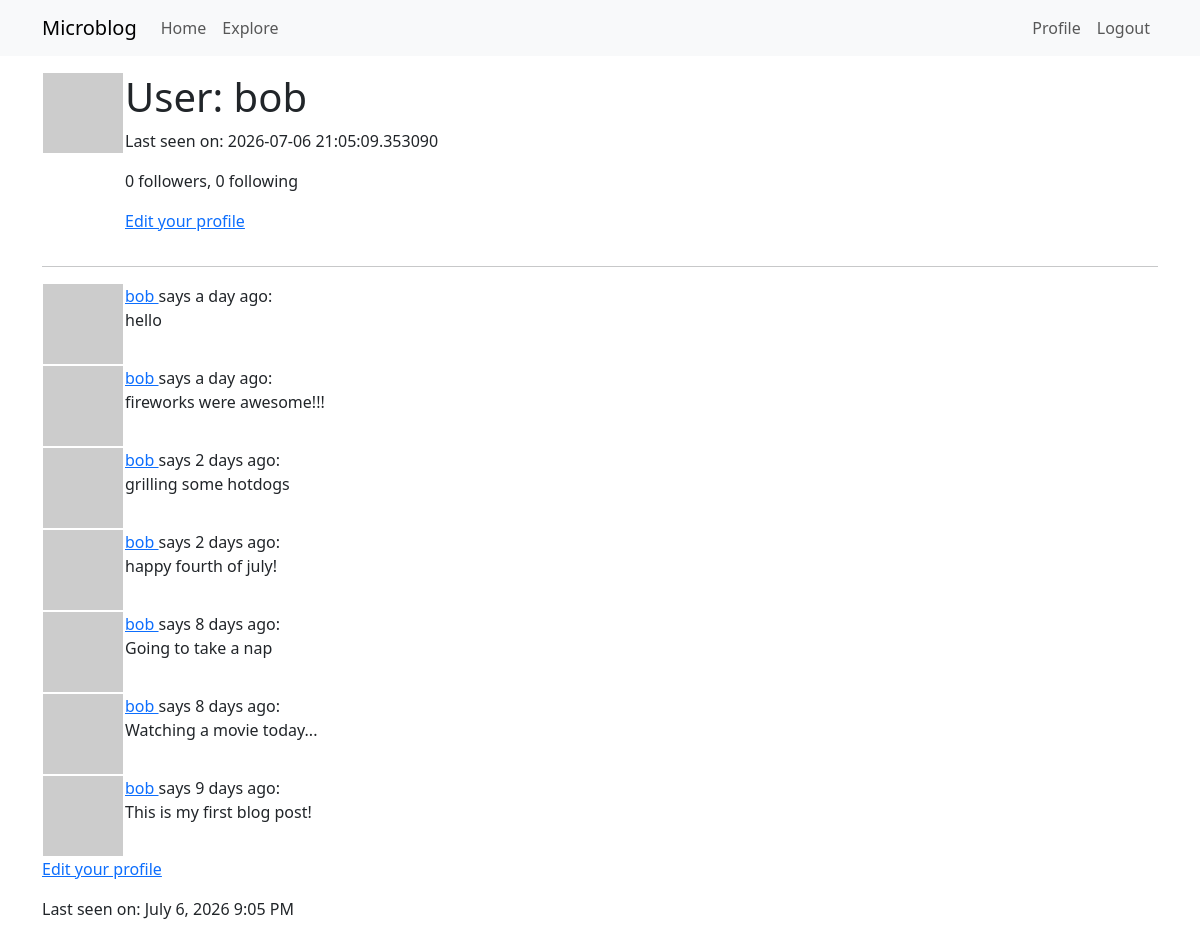
Page /user/bob (signed in) on the committed database.
### app/models.py (models this page shows, shortened)
class User(UserMixin, db.Model):
    id: so.Mapped[int] = so.mapped_column(primary_key=True)
    username: so.Mapped[str] = so.mapped_column(sa.String(64), index=True, unique=True)
    email: so.Mapped[str] = so.mapped_column(sa.String(120), index=True, unique=True)
    password_hash: so.Mapped[Optional[str]] = so.mapped_column(sa.String(256))
    posts: so.WriteOnlyMapped['Post'] = so.relationship(back_populates='author')
    about_me: so.Mapped[Optional[str]] = so.mapped_column(sa.String(140))
    last_seen: so.Mapped[Optional[datetime]] = so.mapped_column(default=lambda: datetime.now(timezone.utc))
    def avatar(self, size):
        digest = md5(self.email.lower().encode('utf-8')).hexdigest()
        return f'https://www.gravatar.com/avatar/{digest}?d=identicon&s={size}'
    following: so.WriteOnlyMapped['User'] = so.relationship(secondary=followers,
                                                            primaryjoin=(followers.c.follower_id == id),
                                                            secondaryjoin=(followers.c.followed_id == id),
                                                            back_populates='followers')
    followers: so.WriteOnlyMapped['User'] = so.relationship(secondary=followers,
                                                            primaryjoin=(followers.c.followed_id == id),
                                                            secondaryjoin=(followers.c.follower_id == id),
                                                            back_populates='following')
    def followers_count(self):
        query = sa.select(sa.func.count()).select_from(self.followers.select().subquery())
        return db.session.scalar(query)
    def following_count(self):
        query = sa.select(sa.func.count()).select_from(self.following.select().subquery())
        return db.session.scalar(query)

class Post(db.Model):
    id: so.Mapped[int] = so.mapped_column(primary_key=True)
    body: so.Mapped[str] = so.mapped_column(sa.String(140))
    timestamp: so.Mapped[datetime] = so.mapped_column(index=True, default=lambda: datetime.now(timezone.utc))
    user_id: so.Mapped[int] = so.mapped_column(sa.ForeignKey(User.id), index=True)
    author: so.Mapped[User] = so.relationship(back_populates='posts')

### app/routes.py (the view)
@app.route('/user/<username>')
@login_required
def user(username):
    user = db.first_or_404(sa.select(User).where(User.username == username))
    page = request.args.get('page', 1, type=int)
    query = user.posts.select().order_by(Post.timestamp.desc())
    posts = db.paginate(query, page=page, per_page=app.config['POSTS_PER_PAGE'], error_out=False)
    next_url = url_for('user', username=user.username, page=posts.next_num) \
        if posts.has_next else None
    prev_url = url_for('user', username=user.username, page=posts.prev_num) \
        if posts.has_prev else None
    form = EmptyForm()
    return render_template('user.html', user=user, posts=posts, next_url=next_url, prev_url=prev_url, form=form)

### app/models.py (called while the page is built)
@login.user_loader
def load_user(id):
    return db.session.get(User, int(id))

### app/routes.py (called while the page is built)
@app.before_request
def before_request():
    if current_user.is_authenticated:
        current_user.last_seen = datetime.now(timezone.utc)
        db.session.commit()

### app/templates/user.html (shortened to what this page needs)
{% extends "base.html" %}
{% block content %}
    <table>
        <tr valign="top">
            <td><img src="{{ user.avatar(128) }}"></td>
            <td>
                <h1>User: {{ user.username }}</h1>
                {% if user.last_seen %}<p>Last seen on: {{user.last_seen}}</p>{% endif %}
                <p>{{ user.followers_count() }} followers, {{ user.following_count() }} following</p>
                {% if user == current_user %}
                <p><a href="{{url_for('edit_profile')}}">Edit your profile</a></p>
                {% endif %}
            </td>
        </tr>
    </table>
    <hr>
    {% for post in posts %}
        {% include '_post.html'%}
    {% endfor %}
    {% if user == current_user %}
        <p><a href="{{url_for('edit_profile') }}">Edit your profile</a></p>
    {% endif %}
    {% if user.last_seen %}
    <p>Last seen on: {{moment(user.last_seen).format('LLL') }}</p>
    {% endif %}
{% endblock %}

### app/templates/_post.html
<table>
    <tr valign="top">
        <td><img src="{{ post.author.avatar(36) }}"></td>
        <td>
            <a href="{{ url_for('user', username=post.author.username) }}">
                {{ post.author.username}}
            </a> says {{moment(post.timestamp).fromNow()}}:
            <br>{{ post.body }}</td>
    </tr>
</table>

### rows in the picture
User: username "bob", last_seen "2026-07-06 21:05:09.353090", last_seen "July 6, 2026 9:05 PM"
Post: author.username "bob", timestamp "a day ago", body "hello"
Post: author.username "bob", timestamp "a day ago", body "fireworks were awesome!!!"
Post: author.username "bob", timestamp "2 days ago", body "grilling some hotdogs"
Post: author.username "bob", timestamp "2 days ago", body "happy fourth of july!"
Post: author.username "bob", timestamp "8 days ago", body "Going to take a nap"
Post: author.username "bob", timestamp "8 days ago", body "Watching a movie today..."
Post: author.username "bob", timestamp "9 days ago", body "This is my first blog post!"

### other values in the picture
{{ user.followers_count() }} "0"
{{ user.following_count() }} "0"
